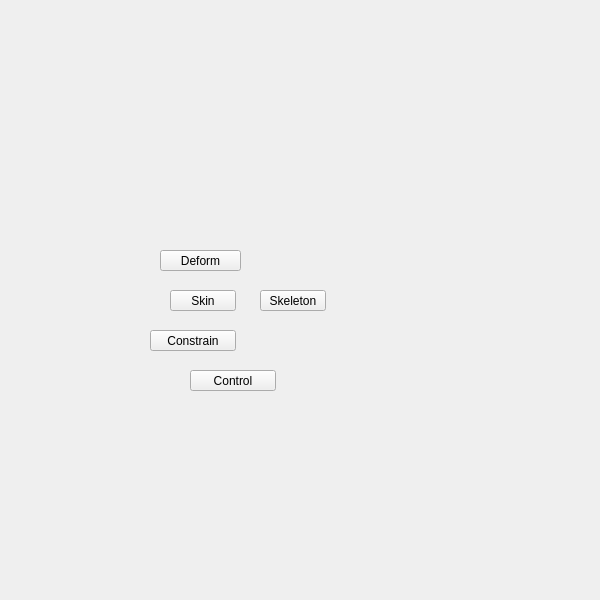
<?xml version="1.0" encoding="UTF-8"?>
<ui version="4.0">
 <class>QtUi</class>
 <widget class="QMainWindow" name="QtUi">
  <property name="enabled">
   <bool>true</bool>
  </property>
  <property name="geometry">
   <rect>
    <x>0</x>
    <y>0</y>
    <width>600</width>
    <height>600</height>
   </rect>
  </property>
  <property name="sizePolicy">
   <sizepolicy hsizetype="Ignored" vsizetype="Ignored">
    <horstretch>0</horstretch>
    <verstretch>0</verstretch>
   </sizepolicy>
  </property>
  <property name="minimumSize">
   <size>
    <width>0</width>
    <height>0</height>
   </size>
  </property>
  <property name="maximumSize">
   <size>
    <width>600</width>
    <height>600</height>
   </size>
  </property>
  <property name="toolButtonStyle">
   <enum>Qt::ToolButtonIconOnly</enum>
  </property>
  <property name="tabShape">
   <enum>QTabWidget::Triangular</enum>
  </property>
  <property name="dockNestingEnabled">
   <bool>true</bool>
  </property>
  <property name="dockOptions">
   <set>QMainWindow::AllowNestedDocks|QMainWindow::AllowTabbedDocks|QMainWindow::AnimatedDocks|QMainWindow::ForceTabbedDocks</set>
  </property>
  <widget class="QWidget" name="widget">
   <property name="sizePolicy">
    <sizepolicy hsizetype="Ignored" vsizetype="Ignored">
     <horstretch>0</horstretch>
     <verstretch>0</verstretch>
    </sizepolicy>
   </property>
   <widget class="QPushButton" name="i028">
    <property name="geometry">
     <rect>
      <x>260</x>
      <y>290</y>
      <width>66</width>
      <height>21</height>
     </rect>
    </property>
    <property name="minimumSize">
     <size>
      <width>0</width>
      <height>21</height>
     </size>
    </property>
    <property name="maximumSize">
     <size>
      <width>66</width>
      <height>21</height>
     </size>
    </property>
    <property name="accessibleName">
     <string>skeleton</string>
    </property>
    <property name="text">
     <string>Skeleton</string>
    </property>
   </widget>
   <widget class="QPushButton" name="i020">
    <property name="geometry">
     <rect>
      <x>160</x>
      <y>250</y>
      <width>81</width>
      <height>21</height>
     </rect>
    </property>
    <property name="minimumSize">
     <size>
      <width>0</width>
      <height>21</height>
     </size>
    </property>
    <property name="maximumSize">
     <size>
      <width>999</width>
      <height>21</height>
     </size>
    </property>
    <property name="accessibleName">
     <string>deform</string>
    </property>
    <property name="text">
     <string>Deform</string>
    </property>
   </widget>
   <widget class="QPushButton" name="i026">
    <property name="geometry">
     <rect>
      <x>150</x>
      <y>330</y>
      <width>86</width>
      <height>21</height>
     </rect>
    </property>
    <property name="minimumSize">
     <size>
      <width>0</width>
      <height>21</height>
     </size>
    </property>
    <property name="maximumSize">
     <size>
      <width>999</width>
      <height>21</height>
     </size>
    </property>
    <property name="accessibleName">
     <string>constrain</string>
    </property>
    <property name="text">
     <string>Constrain</string>
    </property>
   </widget>
   <widget class="QPushButton" name="i025">
    <property name="geometry">
     <rect>
      <x>170</x>
      <y>290</y>
      <width>66</width>
      <height>21</height>
     </rect>
    </property>
    <property name="minimumSize">
     <size>
      <width>0</width>
      <height>21</height>
     </size>
    </property>
    <property name="maximumSize">
     <size>
      <width>999</width>
      <height>21</height>
     </size>
    </property>
    <property name="accessibleName">
     <string>skin</string>
    </property>
    <property name="text">
     <string>Skin</string>
    </property>
   </widget>
   <widget class="QPushButton" name="i033">
    <property name="geometry">
     <rect>
      <x>190</x>
      <y>370</y>
      <width>86</width>
      <height>21</height>
     </rect>
    </property>
    <property name="minimumSize">
     <size>
      <width>0</width>
      <height>21</height>
     </size>
    </property>
    <property name="maximumSize">
     <size>
      <width>999</width>
      <height>21</height>
     </size>
    </property>
    <property name="accessibleName">
     <string>control</string>
    </property>
    <property name="text">
     <string>Control</string>
    </property>
   </widget>
  </widget>
 </widget>
 <resources/>
 <connections/>
 <designerdata>
  <property name="gridDeltaX">
   <number>5</number>
  </property>
  <property name="gridDeltaY">
   <number>10</number>
  </property>
  <property name="gridSnapX">
   <bool>true</bool>
  </property>
  <property name="gridSnapY">
   <bool>true</bool>
  </property>
  <property name="gridVisible">
   <bool>true</bool>
  </property>
 </designerdata>
</ui>
